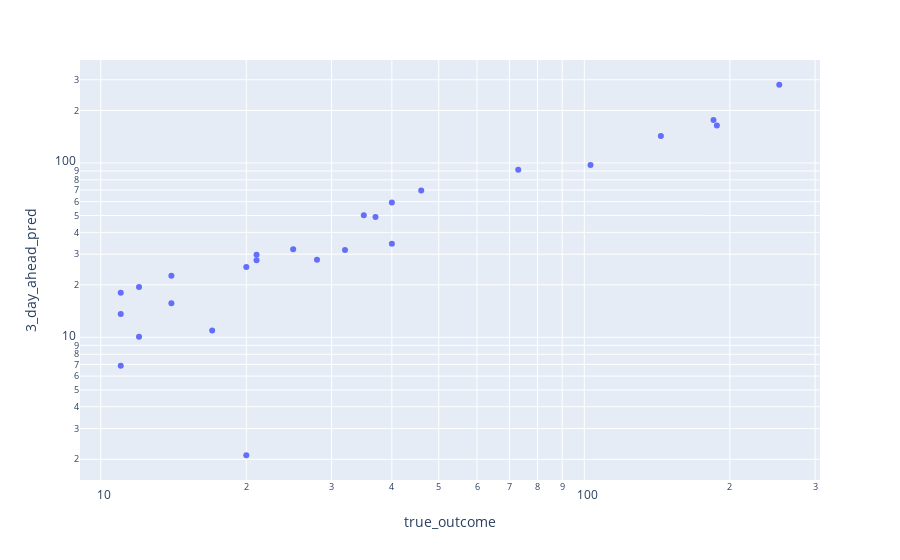

Notebook code cell kept with this figure:
### Code cell
fig.show()

### Figure 1 — Plotly figure (JSON) as saved in the notebook; plotly's stock layout.template omitted (floating-point values rounded to 4 significant figures)
{"data": [{"hoverlabel": {"namelength": 0}, "hovertemplate": "true_outcome=%{x}<br>3_day_ahead_pred=%{y}", "legendgroup": "", "marker": {"color": "#636efa", "symbol": "circle"}, "mode": "markers", "name": "", "showlegend": false, "type": "scatter", "x": [253, 188, 185, 144, 103, 73, 46, 40, 40, 37, 35, 32, 28, 25, 21, 21, 20, 20, 17, 14, 14, 12, 12, 11, 11, 11], "xaxis": "x", "y": [280.8, 164.1, 176.0, 142.8, 97.22, 91.39, 69.49, 59.29, 34.46, 49.04, 50.06, 31.71, 27.85, 32.0, 27.69, 29.78, 25.34, 2.109, 10.95, 22.57, 15.68, 10.09, 19.43, 18.0, 6.881, 13.6], "yaxis": "y"}], "layout": {"legend": {"tracegroupgap": 0}, "margin": {"t": 60}, "xaxis": {"anchor": "y", "domain": [0, 1], "title": {"text": "true_outcome"}, "type": "log"}, "yaxis": {"anchor": "x", "domain": [0, 1], "title": {"text": "3_day_ahead_pred"}, "type": "log"}}}
